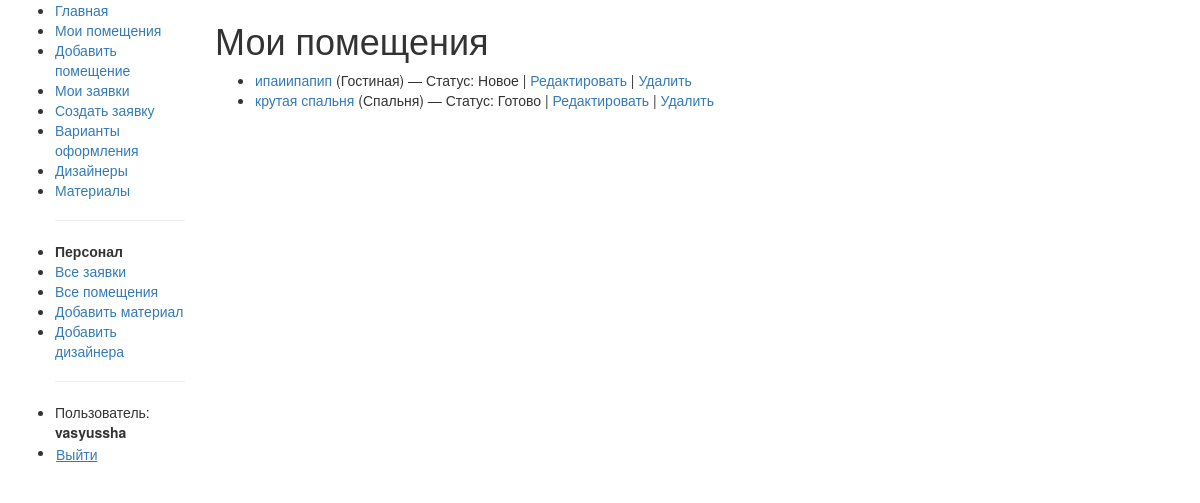
The app's page /rooms/ (signed in) with its own data.
### studio/models.py (models this page shows, shortened)
class Room(models.Model):
    id = models.UUIDField(primary_key=True, default=uuid.uuid4, editable=False)
    user = models.ForeignKey(
        User,
        on_delete=models.CASCADE,
        verbose_name="Пользователь",
        related_name='rooms'
    )
    title = models.CharField(max_length=200, verbose_name="Название помещения")
    room_type = models.CharField(
        max_length=50,
        choices=[
            ('living', 'Гостиная'),
            ('bedroom', 'Спальня'),
            ('kitchen', 'Кухня'),
            ('bathroom', 'Ванная'),
            ('office', 'Кабинет'),
            ('other', 'Другое'),
        ],
        verbose_name="Тип помещения"
    )
    area = models.FloatField(verbose_name="Площадь (м²)", null=True, blank=True)
    description = models.TextField(
        blank=True,
        verbose_name="Описание пожеланий",
        help_text="Опишите, как вы хотите оформить это помещение"
    )
    plan_image = models.ImageField(
        upload_to='room_plans/',
        verbose_name="План помещения",
        help_text="Загрузите план или фото помещения"
    )
    created_at = models.DateTimeField(auto_now_add=True, verbose_name="Дата создания")
    updated_at = models.DateTimeField(auto_now=True, verbose_name="Дата обновления")
    STATUS_CHOICES = (
        ('new', 'Новое'),
        ('in_progress', 'В работе'),
        ('done', 'Готово'),
    )
    status = models.CharField(
        max_length=15,
        choices=STATUS_CHOICES,
        default='new',
        verbose_name="Статус"
    )
    class Meta:
        ordering = ['-created_at']
        verbose_name = "Помещение"
        verbose_name_plural = "Помещения"
        permissions = (("can_make_proposal", "Предлагать варианты оформления"),)
    def get_absolute_url(self):
        return reverse('room-detail', args=[str(self.id)])

### studio/views.py (the view)
# urls.py: path('rooms/', views.RoomListView.as_view(), name='rooms'),
class RoomListView(LoginRequiredMixin, generic.ListView):
    model = Room
    template_name = 'studio/room_list.html'
    paginate_by = 2
    def get_queryset(self):
        return Room.objects.filter(user=self.request.user)

### studio/templates/studio/room_list.html
{% extends "base_generic.html" %}
{% block content %}
<h1>Мои помещения</h1>
{% if room_list %}
<ul>
    {% for room in room_list %}
    <li>
        <a href="{{ room.get_absolute_url }}">{{ room.title }}</a>
        ({{ room.get_room_type_display }}) — Статус: {{ room.get_status_display }}
        | <a href="{% url 'room-update' room.id %}">Редактировать</a>
        | <a href="{% url 'room-delete' room.id %}">Удалить</a>
    </li>
    {% endfor %}
</ul>
{% else %}
<p>У вас пока нет помещений. <a href="{% url 'room-create' %}">Добавить первое!</a></p>
{% endif %}
{% endblock %}

### studio/templates/base_generic.html (shortened to what this page needs)
<!DOCTYPE html>
<html lang="ru">
<head>
    <link rel="stylesheet" href="https://maxcdn.bootstrapcdn.com/bootstrap/3.3.7/css/bootstrap.min.css">
    {% load static %}
    <link rel="stylesheet" href="{% static 'css/styles.css' %}">
</head>
<body>
    <div class="container-fluid">
        <div class="row">
            <div class="col-sm-2">
                <ul class="sidebar-nav">
                    <li><a href="{% url 'index' %}">Главная</a></li>
                    {% if user.is_authenticated %}
                        <li><a href="{% url 'rooms' %}">Мои помещения</a></li>
                        <li><a href="{% url 'room-create' %}">Добавить помещение</a></li>
                        <li><a href="{% url 'my-requests' %}">Мои заявки</a></li>
                        <li><a href="{% url 'request-create' %}">Создать заявку</a></li>
                        <li><a href="{% url 'proposals' %}">Варианты оформления</a></li>
                        <li><a href="{% url 'designers' %}">Дизайнеры</a></li>
                        <li><a href="{% url 'materials' %}">Материалы</a></li>
                        {% if perms.studio.can_make_proposal %}
                            <hr>
                            <li><strong>Персонал</strong></li>
                            <li><a href="{% url 'all-requests' %}">Все заявки</a></li>
                            <li><a href="{% url 'all-rooms' %}">Все помещения</a></li>
                            <li><a href="{% url 'material-create' %}">Добавить материал</a></li>
                            <li><a href="{% url 'designer-create' %}">Добавить дизайнера</a></li>
                        {% endif %}
                        <hr>
                        <li>Пользователь: <strong>{{ user.username }}</strong></li>
                        <li>
                            <form method="post" action="{% url 'logout' %}" style="display:inline;">
                                <button type="submit" class="btn btn-link" style="padding: 0; text-decoration: underline;">Выйти</button>
                            </form>
                        </li>
                    {% else %}
                        <hr>
                        <li><a href="{% url 'login' %}">Войти</a></li>
                        <li><a href="{% url 'register' %}">Регистрация</a></li>
                    {% endif %}
                </ul>
            </div>
            <div class="col-sm-10">
                {% block content %}{% endblock %}
            </div>
        </div>
    </div>
</body>
</html>

### records on screen
Room: title "ипаиипапип", room_type "Гостиная", status "Новое"
Room: title "крутая спальня", room_type "Спальня", status "Готово"

### other values on screen
{{ user.username }} "vasyussha"
